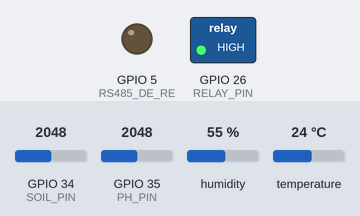
Bench run of a sketch on a simulated ESP32. Shown: switched loads named in the sketch (green lamp = pin HIGH), output pins drawn as LEDs (lit = HIGH). Inputs (shaded band) come from the test bench; at power-on: GPIO 34 (SOIL_PIN) = 2048, GPIO 35 (PH_PIN) = 2048, humidity 55 %, temperature 24 °C. WiFi joins after 1.5 s; servers stay silent unless stated; uploads are accepted with an empty reply; what the sketch prints to the serial monitor is not drawn.

Above: at 17.3 s.
Timing chart, 0 to 42.3 s (numbered marks = the images above):
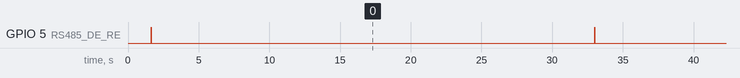

Measured:
- by itself, GPIO 5 (RS485_DE_RE): alternates HIGH for 0.02 s and LOW for 31.4 s

The sketch:

esp32_sensor_node.ino
```cpp
/*
 * Smart Agriculture System — ESP32 Sensor Node
 * Crop: Green Gram
 * Sensors: DHT11, Soil Moisture, pH, NPK (RS485)
 * Sends JSON to Django backend every 30 seconds
 *
 * Wiring Summary:
 *   DHT11 DATA       → GPIO 4
 *   Soil Moisture    → GPIO 34
 *   pH Sensor        → GPIO 35
 *   RS485 RX (NPK)   → GPIO 16
 *   RS485 TX (NPK)   → GPIO 17
 *   RS485 RE+DE      → GPIO 5
 */

#include <WiFi.h>
#include <HTTPClient.h>
#include <ArduinoJson.h>
#include "DHT.h"
#define RELAY_PIN 26

// ─── CONFIG ─────────────────────────────────────────────────────────────────
const char* WIFI_SSID     = "YOUR_WIFI_SSID";
const char* WIFI_PASSWORD = "YOUR_WIFI_PASSWORD";
// Your PC's local IP — run `hostname -I` (Linux) or `ipconfig` (Windows)
const char* SERVER_URL = "http://172.16.22.149:8000/api/sensor-data";
const char* DEVICE_ID     = "ESP32_GG_01";   // GG = Green Gram

// ─── PIN DEFINITIONS ────────────────────────────────────────────────────────
#define DHT_PIN          4
#define DHT_TYPE         DHT11
#define SOIL_PIN         34    // Capacitive soil moisture (ADC)
#define PH_PIN           35    // pH analog output (ADC)
#define RS485_RX         16
#define RS485_TX         17
#define RS485_DE_RE      5     // Direction control (HIGH=transmit, LOW=receive)

// ─── CALIBRATION VALUES ─────────────────────────────────────────────────────
// pH calibration (adjust after calibrating with pH 4.0 and pH 7.0 buffers)
const float PH_SLOPE     = 0.18;   // voltage per pH unit
const float PH_OFFSET    = 2.5;    // voltage at pH 7.0

// Soil moisture calibration (read with dry and wet soil)
const int MOISTURE_DRY   = 3500;   // ADC value in dry soil
const int MOISTURE_WET   = 1200;   // ADC value in fully wet soil

// ─── NPK SENSOR COMMAND (Modbus RTU) ────────────────────────────────────────
const byte NPK_CMD[]     = {0x01, 0x03, 0x00, 0x1E, 0x00, 0x03, 0x65, 0xCD};

DHT dht(DHT_PIN, DHT_TYPE);
HardwareSerial RS485Serial(2);   // Use UART2 for RS485

// ─── SETUP ──────────────────────────────────────────────────────────────────
void setup() {
  Serial.begin(115200);
  dht.begin();

  // RS485 serial for NPK sensor
  RS485Serial.begin(9600, SERIAL_8N1, RS485_RX, RS485_TX);
  pinMode(RS485_DE_RE, OUTPUT);
  digitalWrite(RS485_DE_RE, LOW);  // Start in receive mode

  // Connect WiFi
  WiFi.begin(WIFI_SSID, WIFI_PASSWORD);
  Serial.print("Connecting to WiFi");
  while (WiFi.status() != WL_CONNECTED) {
    delay(500); Serial.print(".");
  }
  Serial.println("\nConnected! IP: " + WiFi.localIP().toString());
  pinMode(RELAY_PIN, OUTPUT);
  digitalWrite(RELAY_PIN, HIGH);  // HIGH = relay OFF (active LOW relay)
}

// ─── pH READING ─────────────────────────────────────────────────────────────
float readPH() {
  // Average 10 readings to reduce noise
  long sum = 0;
  for (int i = 0; i < 10; i++) { sum += analogRead(PH_PIN); delay(10); }
  float voltage = (sum / 10.0) * (3.3 / 4095.0);
  float ph = 7.0 + ((PH_OFFSET - voltage) / PH_SLOPE);
  return constrain(ph, 0.0, 14.0);
}

// ─── SOIL MOISTURE ──────────────────────────────────────────────────────────
float readMoisture() {
  int raw = analogRead(SOIL_PIN);
  float pct = (float)(MOISTURE_DRY - raw) / (MOISTURE_DRY - MOISTURE_WET) * 100.0;
  return constrain(pct, 0, 100);
}

// ─── NPK via RS485 ──────────────────────────────────────────────────────────
struct NPKValues { float n, p, k; bool valid; };

NPKValues readNPK() {
  NPKValues result = {0, 0, 0, false};

  // Send query command
  digitalWrite(RS485_DE_RE, HIGH);   // Transmit mode
  delay(10);
  RS485Serial.write(NPK_CMD, sizeof(NPK_CMD));
  RS485Serial.flush();
  delay(10);
  digitalWrite(RS485_DE_RE, LOW);    // Receive mode

  // Wait for response (9 bytes)
  unsigned long start = millis();
  while (RS485Serial.available() < 9 && millis() - start < 1000) delay(10);

  if (RS485Serial.available() >= 9) {
    byte buf[9];
    RS485Serial.readBytes(buf, 9);
    // Parse Modbus response: bytes 3-4 = N, 5-6 = P, 7-8 = K
    result.n = (buf[3] << 8) | buf[4];
    result.p = (buf[5] << 8) | buf[6];
    result.k = (buf[7] << 8) | buf[8];
    result.valid = true;
  } else {
    Serial.println("[NPK] No response from sensor — using fallback values");
    // Fallback: plausible values for demo
    result.n = 55.0; result.p = 35.0; result.k = 45.0;
    result.valid = false;
  }

  // Clear buffer
  while (RS485Serial.available()) RS485Serial.read();
  return result;
}


// Add this function:
void controlPump(float moisture) {
  if (moisture < 30) {
    digitalWrite(RELAY_PIN, LOW);   // Turn pump ON
    Serial.println("💧 Pump ON — soil moisture low");
  } else {
    digitalWrite(RELAY_PIN, HIGH);  // Turn pump OFF
    Serial.println("✓ Pump OFF — moisture OK");
  }
}

// ─── MAIN LOOP ──────────────────────────────────────────────────────────────
void loop() {
  if (WiFi.status() != WL_CONNECTED) {
    Serial.println("WiFi disconnected. Reconnecting...");
    WiFi.reconnect();
    delay(5000);
    return;
  }

  // Read all sensors
  float temp     = dht.readTemperature();
  float humidity = dht.readHumidity();
  float ph       = readPH();
  float moisture = readMoisture();
  NPKValues npk  = readNPK();
  controlPump(moisture);
  // DHT11 failure fallback
  if (isnan(temp) || isnan(humidity)) {
    Serial.println("[DHT11] Read failed — using fallback");
    temp = 29.0; humidity = 70.0;
  }

  // Build JSON payload
  StaticJsonDocument<256> doc;
  doc["device_id"]    = DEVICE_ID;
  doc["ph"]           = round(ph * 100) / 100.0;
  doc["npk_n"]        = npk.n;
  doc["npk_p"]        = npk.p;
  doc["npk_k"]        = npk.k;
  doc["temperature"]  = round(temp * 10) / 10.0;
  doc["humidity"]     = round(humidity * 10) / 10.0;
  doc["soil_moisture"]= round(moisture * 10) / 10.0;

  String payload;
  serializeJson(doc, payload);

  Serial.println("─────────────────────────────");
  Serial.println("pH: "        + String(ph, 2));
  Serial.println("N/P/K: "     + String(npk.n) + "/" + String(npk.p) + "/" + String(npk.k));
  Serial.println("Temp: "      + String(temp, 1) + "°C | Humidity: " + String(humidity, 1) + "%");
  Serial.println("Moisture: "  + String(moisture, 1) + "%");
  Serial.println("Sending → "  + payload);

  HTTPClient http;
  http.begin(SERVER_URL);
  http.addHeader("Content-Type", "application/json");
  int code = http.POST(payload);

  if (code == 200) {
    String resp = http.getString();
    Serial.println("✓ Server OK: " + resp.substring(0, 100));
  } else {
    Serial.println("✗ POST failed. Code: " + String(code));
  }
  http.end();

  delay(30000);  // 30 seconds interval
}
```
